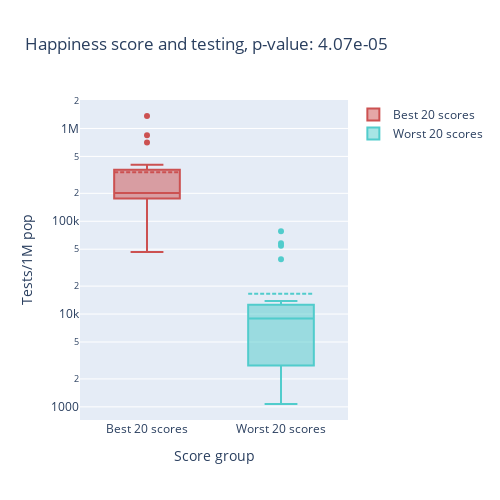
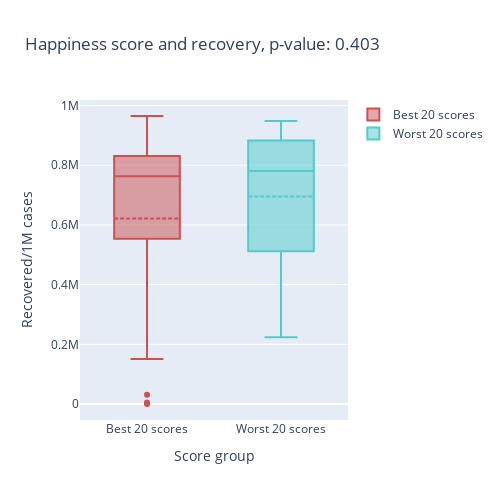
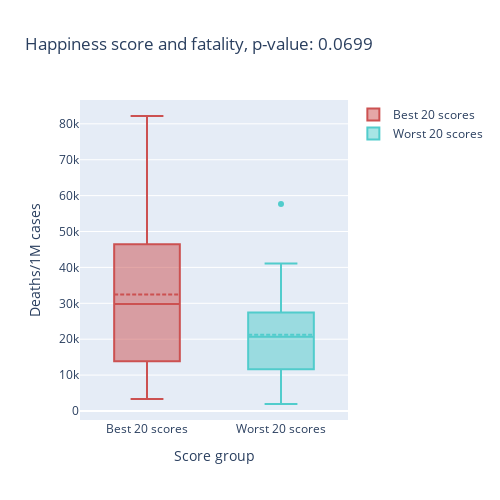
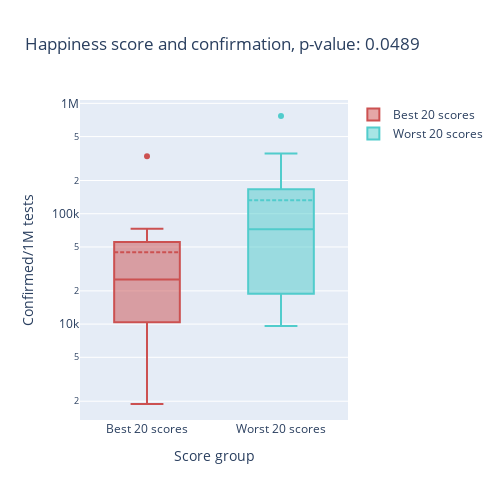

Notebook code for these charts, in order:
### Code cell
pvals = []
for i in range(len(var_col)):
    fig, p = basic_boxes(df2, "Score group", var_col[i], title= "Happiness score"+titles[i], 
            height=500, width=500, info = "Country/Region", palette=rank_palette)
    pvals.append(p)
    if to_log[i]:
        fig.update_yaxes(type='log')
    fig.show()

### Figure 1 — Plotly figure (JSON) as saved in the notebook; plotly's stock layout.template omitted (floating-point values rounded to 4 significant figures)
{"data": [{"boxmean": true, "marker": {"color": "rgb(204,81,81)"}, "name": "Best 20 scores", "text": ["Finland", "Denmark", "Norway", "Iceland", "Netherlands", "Switzerland", "Sweden", "New Zealand", "Canada", "Austria", "Australia", "Costa Rica", "Israel", "Luxembourg", "UK", "Ireland", "Germany", "Belgium", "USA", "Czechia"], "type": "box", "x": ["Best 20 scores", "Best 20 scores", "Best 20 scores", "Best 20 scores", "Best 20 scores", "Best 20 scores", "Best 20 scores", "Best 20 scores", "Best 20 scores", "Best 20 scores", "Best 20 scores", "Best 20 scores", "Best 20 scores", "Best 20 scores", "Best 20 scores", "Best 20 scores", "Best 20 scores", "Best 20 scores", "Best 20 scores", "Best 20 scores"], "y": [195620, 704540, 198039, 845519, 151834, 163446, 164248, 196481, 201590, 188281, 304769, 46658, 405963, 1363037, 380495, 251462, 202724, 293269, 338637, 136017]}, {"boxmean": true, "marker": {"color": "rgb(81,204,204)"}, "name": "Worst 20 scores", "text": ["Mali", "Sri Lanka", "Myanmar", "Ukraine", "Ethiopia", "Uganda", "Egypt", "Zambia", "Togo", "India", "Madagascar", "Lesotho", "Burundi", "Zimbabwe", "Haiti", "Botswana", "Malawi", "Rwanda", "Afghanistan", "South Sudan"], "type": "box", "x": ["Worst 20 scores", "Worst 20 scores", "Worst 20 scores", "Worst 20 scores", "Worst 20 scores", "Worst 20 scores", "Worst 20 scores", "Worst 20 scores", "Worst 20 scores", "Worst 20 scores", "Worst 20 scores", "Worst 20 scores", "Worst 20 scores", "Worst 20 scores", "Worst 20 scores", "Worst 20 scores", "Worst 20 scores", "Worst 20 scores", "Worst 20 scores", "Worst 20 scores"], "y": [2762, 13837, 6107, 54559, 11303, 10707, 1313, 8910, 11421, 57810, 2621, 9050, 3132, 10736, 2528, 77875, 2829, 38874, 2868, 1073]}], "layout": {"height": 500, "title": {"text": "Happiness score and testing, p-value: 4.07e-05"}, "width": 500, "xaxis": {"title": {"text": "Score group"}}, "yaxis": {"title": {"text": "Tests/1M pop"}, "type": "log"}}}

### Figure 2 — Plotly figure (JSON) as saved in the notebook; plotly's stock layout.template omitted (floating-point values rounded to 4 significant figures)
{"data": [{"boxmean": true, "marker": {"color": "rgb(204,81,81)"}, "name": "Best 20 scores", "text": ["Finland", "Denmark", "Norway", "Iceland", "Netherlands", "Switzerland", "Sweden", "New Zealand", "Canada", "Austria", "Australia", "Costa Rica", "Israel", "Luxembourg", "UK", "Ireland", "Germany", "Belgium", "USA", "Czechia"], "type": "box", "x": ["Best 20 scores", "Best 20 scores", "Best 20 scores", "Best 20 scores", "Best 20 scores", "Best 20 scores", "Best 20 scores", "Best 20 scores", "Best 20 scores", "Best 20 scores", "Best 20 scores", "Best 20 scores", "Best 20 scores", "Best 20 scores", "Best 20 scores", "Best 20 scores", "Best 20 scores", "Best 20 scores", "Best 20 scores", "Best 20 scores"], "y": [756900.0, 769300.0, 770300.0, 771800.0, 30860.0, 818900.0, 0, 965000.0, 843400.0, 798800.0, 916900.0, 568400.0, 750500.0, 873200.0, 4661.0, 606100.0, 865600.0, 151100.0, 635700.0, 539800.0]}, {"boxmean": true, "marker": {"color": "rgb(81,204,204)"}, "name": "Worst 20 scores", "text": ["Mali", "Sri Lanka", "Myanmar", "Ukraine", "Ethiopia", "Uganda", "Egypt", "Zambia", "Togo", "India", "Madagascar", "Lesotho", "Burundi", "Zimbabwe", "Haiti", "Botswana", "Malawi", "Rwanda", "Afghanistan", "South Sudan"], "type": "box", "x": ["Worst 20 scores", "Worst 20 scores", "Worst 20 scores", "Worst 20 scores", "Worst 20 scores", "Worst 20 scores", "Worst 20 scores", "Worst 20 scores", "Worst 20 scores", "Worst 20 scores", "Worst 20 scores", "Worst 20 scores", "Worst 20 scores", "Worst 20 scores", "Worst 20 scores", "Worst 20 scores", "Worst 20 scores", "Worst 20 scores", "Worst 20 scores", "Worst 20 scores"], "y": [778300.0, 927700.0, 295400.0, 439800.0, 428200.0, 566400.0, 939000.0, 948100.0, 750800.0, 846900.0, 941500.0, 550200.0, 918300.0, 806200.0, 792100.0, 223800.0, 783700.0, 662800.0, 834000.0, 473200.0]}], "layout": {"height": 500, "title": {"text": "Happiness score and recovery, p-value: 0.403"}, "width": 500, "xaxis": {"title": {"text": "Score group"}}, "yaxis": {"title": {"text": "Recovered/1M cases"}}}}

### Figure 3 — Plotly figure (JSON) as saved in the notebook; plotly's stock layout.template omitted (floating-point values rounded to 4 significant figures)
{"data": [{"boxmean": true, "marker": {"color": "rgb(204,81,81)"}, "name": "Best 20 scores", "text": ["Finland", "Denmark", "Norway", "Iceland", "Netherlands", "Switzerland", "Sweden", "New Zealand", "Canada", "Austria", "Australia", "Costa Rica", "Israel", "Luxembourg", "UK", "Ireland", "Germany", "Belgium", "USA", "Czechia"], "type": "box", "x": ["Best 20 scores", "Best 20 scores", "Best 20 scores", "Best 20 scores", "Best 20 scores", "Best 20 scores", "Best 20 scores", "Best 20 scores", "Best 20 scores", "Best 20 scores", "Best 20 scores", "Best 20 scores", "Best 20 scores", "Best 20 scores", "Best 20 scores", "Best 20 scores", "Best 20 scores", "Best 20 scores", "Best 20 scores", "Best 20 scores"], "y": [32330.0, 21930.0, 18930.0, 3356.0, 46000.0, 37150.0, 62520.0, 13480.0, 56510.0, 16730.0, 32930.0, 12000.0, 6452.0, 14230.0, 82180.0, 46950.0, 31570.0, 77280.0, 28020.0, 9045.0]}, {"boxmean": true, "marker": {"color": "rgb(81,204,204)"}, "name": "Worst 20 scores", "text": ["Mali", "Sri Lanka", "Myanmar", "Ukraine", "Ethiopia", "Uganda", "Egypt", "Zambia", "Togo", "India", "Madagascar", "Lesotho", "Burundi", "Zimbabwe", "Haiti", "Botswana", "Malawi", "Rwanda", "Afghanistan", "South Sudan"], "type": "box", "x": ["Worst 20 scores", "Worst 20 scores", "Worst 20 scores", "Worst 20 scores", "Worst 20 scores", "Worst 20 scores", "Worst 20 scores", "Worst 20 scores", "Worst 20 scores", "Worst 20 scores", "Worst 20 scores", "Worst 20 scores", "Worst 20 scores", "Worst 20 scores", "Worst 20 scores", "Worst 20 scores", "Worst 20 scores", "Worst 20 scores", "Worst 20 scores", "Worst 20 scores"], "y": [41080.0, 3701.0, 23640.0, 19240.0, 15480.0, 9147.0, 57690.0, 22140.0, 25890.0, 15500.0, 14060.0, 23170.0, 1946.0, 28900.0, 25940.0, 5044.0, 31070.0, 5958.0, 37190.0, 18340.0]}], "layout": {"height": 500, "title": {"text": "Happiness score and fatality, p-value: 0.0699"}, "width": 500, "xaxis": {"title": {"text": "Score group"}}, "yaxis": {"title": {"text": "Deaths/1M cases"}}}}

### Figure 4 — Plotly figure (JSON) as saved in the notebook; plotly's stock layout.template omitted (floating-point values rounded to 4 significant figures)
{"data": [{"boxmean": true, "marker": {"color": "rgb(204,81,81)"}, "name": "Best 20 scores", "text": ["Finland", "Denmark", "Norway", "Iceland", "Netherlands", "Switzerland", "Sweden", "New Zealand", "Canada", "Austria", "Australia", "Costa Rica", "Israel", "Luxembourg", "UK", "Ireland", "Germany", "Belgium", "USA", "Czechia"], "type": "box", "x": ["Best 20 scores", "Best 20 scores", "Best 20 scores", "Best 20 scores", "Best 20 scores", "Best 20 scores", "Best 20 scores", "Best 20 scores", "Best 20 scores", "Best 20 scores", "Best 20 scores", "Best 20 scores", "Best 20 scores", "Best 20 scores", "Best 20 scores", "Best 20 scores", "Best 20 scores", "Best 20 scores", "Best 20 scores", "Best 20 scores"], "y": [9870.0, 7359.0, 13500.0, 10310.0, 53960.0, 39460.0, 56750.0, 1887.0, 22030.0, 28790.0, 3483.0, 332400.0, 72930.0, 10420.0, 19930.0, 30960.0, 17920.0, 38270.0, 68300.0, 57430.0]}, {"boxmean": true, "marker": {"color": "rgb(81,204,204)"}, "name": "Worst 20 scores", "text": ["Mali", "Sri Lanka", "Myanmar", "Ukraine", "Ethiopia", "Uganda", "Egypt", "Zambia", "Togo", "India", "Madagascar", "Lesotho", "Burundi", "Zimbabwe", "Haiti", "Botswana", "Malawi", "Rwanda", "Afghanistan", "South Sudan"], "type": "box", "x": ["Worst 20 scores", "Worst 20 scores", "Worst 20 scores", "Worst 20 scores", "Worst 20 scores", "Worst 20 scores", "Worst 20 scores", "Worst 20 scores", "Worst 20 scores", "Worst 20 scores", "Worst 20 scores", "Worst 20 scores", "Worst 20 scores", "Worst 20 scores", "Worst 20 scores", "Worst 20 scores", "Worst 20 scores", "Worst 20 scores", "Worst 20 scores", "Worst 20 scores"], "y": [56610.0, 11840.0, 56420.0, 96650.0, 60750.0, 18160.0, 768000.0, 91480.0, 19490.0, 83540.0, 226800.0, 86630.0, 13700.0, 49250.0, 305300.0, 17230.0, 106400.0, 9606.0, 351100.0, 226300.0]}], "layout": {"height": 500, "title": {"text": "Happiness score and confirmation, p-value: 0.0489"}, "width": 500, "xaxis": {"title": {"text": "Score group"}}, "yaxis": {"title": {"text": "Confirmed/1M tests"}, "type": "log"}}}
